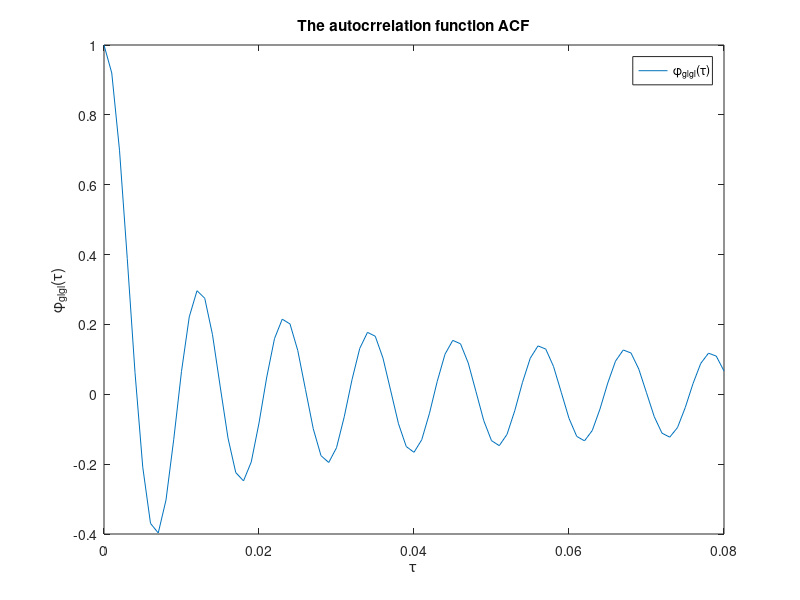

This chart was generated by the following MATLAB code:
clear;
f_c=900e6;
c_0=3e8;
v=109.2e3/3600;
f_m=v*f_c/c_0;
ohm_p=2;
t=0:0.001:0.08;
phi_glgl=(ohm_p/2)*besselj(0,2*pi*f_m*t);

plot(t,phi_glgl);

title('The autocrrelation function ACF');
xlabel('\tau');
ylabel('\phi_{glgl}(\tau)');
legend('\phi_{glgl}(\tau)');
phi_glgl_0=(ohm_p/2)*besselj(0,0);